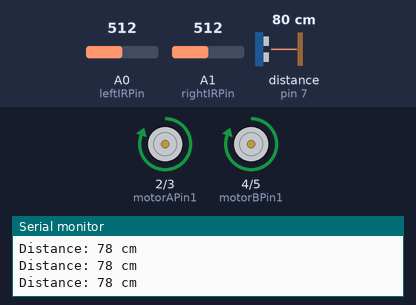
Simulated run of this sketch. Board: Arduino Uno, built with avr-gcc and run on an emulated ATmega328P. On the bench: motor-driver pin pairs drawn as motors (green arrow = first pin HIGH = forward, orange = second pin HIGH = backward, longer = more drive, scaled by the enable pin), the last lines printed to the serial monitor. Wiring (inferred from the names in the program): ultrasonic range finder: trigger pin 6; echo pin 7. Inputs (shaded band) come from the test bench; at power-on: distance to the obstacle (sensor on pin 7) 80 cm, A0 (leftIRPin) = 512, A1 (rightIRPin) = 512. The echo pulse lasts 58.3 µs per cm.

Above: at 1.2 s.
1.3 s: distance to the obstacle (sensor on pin 7) set to 19 cm
2.8 s: distance to the obstacle (sensor on pin 7) set to 15 cm
At 4.0 s:
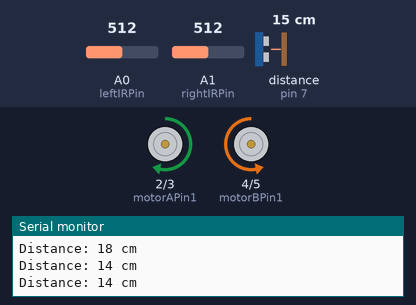
4.3 s: A0 (leftIRPin) set to 491
At 5.8 s:
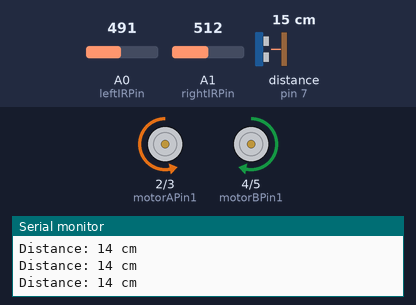
6.3 s: distance to the obstacle (sensor on pin 7) set to 35 cm
At 7.5 s:
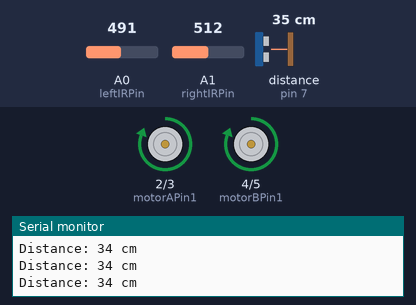
8.3 s: distance to the obstacle (sensor on pin 7) set to 2 cm
At 8.9 s:
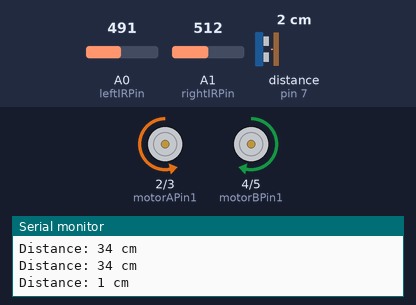
9.8 s: distance to the obstacle (sensor on pin 7) set to 250 cm
At 11.0 s:
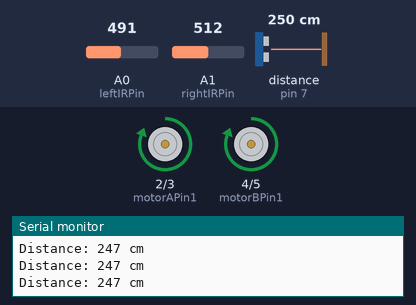
Timing chart, 0 to 12.8 s (numbered marks = the images above; inputs shaded):
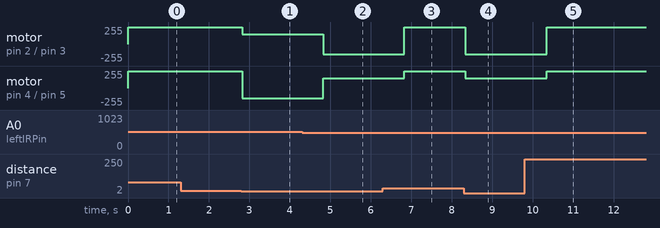

Measured:
- the behaviour switches between 17 and 16 cm on distance to the obstacle (sensor on pin 7) (found by bisection; images 0 and 1)
- the behaviour switches between 501 and 500 on A0 (leftIRPin) (found by bisection; images 1 and 2)
- after the input at 2.8 s, motor on pin 2 (motorAPin1) / pin 3 (motorAPin2): forward 255/255 → forward 150/255 at once; motor on pin 4 (motorBPin1) / pin 5 (motorBPin2): forward 255/255 → backward 150/255 at once
- after the input at 4.3 s, motor on pin 2 (motorAPin1) / pin 3 (motorAPin2): forward 150/255 → backward 150/255 after 0.52 s; motor on pin 4 (motorBPin1) / pin 5 (motorBPin2): backward 150/255 → forward 150/255 after 0.52 s
- after the input at 6.3 s, motor on pin 2 (motorAPin1) / pin 3 (motorAPin2): backward 150/255 → forward 255/255 after 0.53 s; motor on pin 4 (motorBPin1) / pin 5 (motorBPin2): forward 150/255 → forward 255/255 after 0.53 s
- after the input at 8.3 s, motor on pin 2 (motorAPin1) / pin 3 (motorAPin2): forward 255/255 → backward 150/255 at once; motor on pin 4 (motorBPin1) / pin 5 (motorBPin2): forward 255/255 → forward 150/255 at once
- after the input at 9.8 s, motor on pin 2 (motorAPin1) / pin 3 (motorAPin2): backward 150/255 → forward 255/255 after 0.55 s; motor on pin 4 (motorBPin1) / pin 5 (motorBPin2): forward 150/255 → forward 255/255 after 0.55 s

The sketch:

maze_traversal_full_left_following.ino
```cpp
// Motor A connections
const int motorAPin1 = 2;   // Motor A - Input 1
const int motorAPin2 = 3;   // Motor A - Input 2
const int motorAPwmPin = 9; // Motor A - PWM input

// Motor B connections
const int motorBPin1 = 4;   // Motor B - Input 1
const int motorBPin2 = 5;   // Motor B - Input 2
const int motorBPwmPin = 10; // Motor B - PWM input

// HC-SR04 sensor connections
const int trigPin = 6;      // Trigger pin of HC-SR04 connected to Arduino digital pin 6
const int echoPin = 7;      // Echo pin of HC-SR04 connected to Arduino digital pin 7

// Infrared proximity sensor connections
const int leftIRPin = A0;   // Analog input pin for left infrared proximity sensor
const int rightIRPin = A1;  // Analog input pin for right infrared proximity sensor

const int safeDistance = 15;  // Safe distance to avoid obstacles in centimeters
const int safeIRValue = 500;  // Safe IR sensor value to avoid walls

void setup() {
  // Set motor pins as outputs
  pinMode(motorAPin1, OUTPUT);
  pinMode(motorAPin2, OUTPUT);
  pinMode(motorAPwmPin, OUTPUT);
  pinMode(motorBPin1, OUTPUT);
  pinMode(motorBPin2, OUTPUT);
  pinMode(motorBPwmPin, OUTPUT);

  // Set HC-SR04 sensor pins
  pinMode(trigPin, OUTPUT);
  pinMode(echoPin, INPUT);

  // Initialize serial communication
  Serial.begin(9600);
}

void loop() {
  int distance = measureDistance();  // Measure the distance using the HC-SR04 sensor
  int leftIRValue = analogRead(leftIRPin);    // Read left infrared sensor value
  int rightIRValue = analogRead(rightIRPin);  // Read right infrared sensor value

  // Check if an obstacle is detected or if the buggy is too close to a wall
  if (distance > safeDistance && leftIRValue > safeIRValue && rightIRValue > safeIRValue) {
    // No obstacle or wall, move forward
    moveForward();
  } else if (distance <= safeDistance && leftIRValue > safeIRValue && rightIRValue > safeIRValue) {
    // Obstacle ahead, turn left
    turnLeft();
  } else if (distance > safeDistance && leftIRValue <= safeIRValue && rightIRValue > safeIRValue) {
    // Wall on the left, move forward
    moveForward();
  } else if (distance > safeDistance && leftIRValue > safeIRValue && rightIRValue <= safeIRValue) {
    // Wall on the right, turn left
    turnLeft();
  } else {
    // Obstacle or wall on both sides, turn right
    turnRight();
  }
}

void moveForward() {
  // Motor A
  digitalWrite(motorAPin1, HIGH);
  digitalWrite(motorAPin2, LOW);
  analogWrite(motorAPwmPin, 255); // Set PWM speed

  // Motor B
  digitalWrite(motorBPin1, HIGH);
  digitalWrite(motorBPin2, LOW);
  analogWrite(motorBPwmPin, 255); // Set PWM speed
}

void turnLeft() {
  // Stop motors
  stopMotors();

  // Turn left
  digitalWrite(motorAPin1, HIGH);
  digitalWrite(motorAPin2, LOW);
  analogWrite(motorAPwmPin, 150); // Set PWM speed

  digitalWrite(motorBPin1, LOW);
  digitalWrite(motorBPin2, HIGH);
  analogWrite(motorBPwmPin, 150); // Set PWM speed

  delay(1000); // Delay for turning
}

void turnRight() {
  // Stop motors
  stopMotors();

  // Turn right
  digitalWrite(motorAPin1, LOW);
  digitalWrite(motorAPin2, HIGH);
  analogWrite(motorAPwmPin, 150); // Set PWM speed

  digitalWrite(motorBPin1, HIGH);
  digitalWrite(motorBPin2, LOW);
  analogWrite(motorBPwmPin, 150); // Set PWM speed

  delay(1000); // Delay for turning
}

void stopMotors() {
  // Motor A
  digitalWrite(motorAPin1, LOW);
  digitalWrite(motorAPin2, LOW);

  // Motor B
  digitalWrite(motorBPin1, LOW);
  digitalWrite(motorBPin2, LOW);
}

int measureDistance() {
  // Triggering the sensor
  digitalWrite(trigPin, LOW);
  delayMicroseconds(2);
  digitalWrite(trigPin, HIGH);
  delayMicroseconds(10);
  digitalWrite(trigPin, LOW);

  // Measuring the echo duration
  long duration = pulseIn(echoPin, HIGH);

  // Calculating the distance in centimeters
  int distance = duration * 0.034 / 2;

  // Displaying the distance on the serial monitor
  Serial.print("Distance: ");
  Serial.print(distance);
  Serial.println(" cm");

  return distance;
}
```
